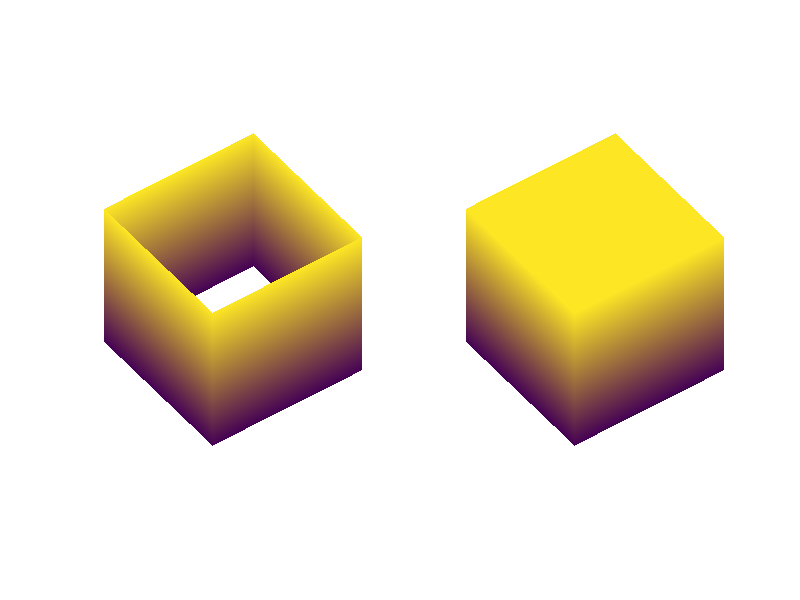

This figure's MATLAB source:
% Listing 11-7 - Simple solid cube
clear
clc
close all

 xx = [-1 -1  1  1 -1   % A-B-C-D-A
       -1 -1  1  1 -1]  % D-E-F-G-D 
 yy = [ 1 -1 -1  1  1   % A-B-C-D-A
        1 -1 -1  1  1]  % D-E-F-G-D
 zz = [ 1  1  1  1  1   % A-B-C-D-A
       -1 -1 -1 -1 -1]  % D-E-F-G-D 
 subplot(1, 2, 1)  
 surf(xx, yy, zz)
 axis equal
 shading interp
 view(-36, 44)
 axis off

 xx = [ 0  0  0  0  0  % P-P-P-P-P
       -1 -1  1  1 -1  % A-B-C-D-A
       -1 -1  1  1 -1  % D-E-F-G-D
        0  0  0  0  0] % Q-Q-Q-Q-Q
 yy = [ 0  0  0  0  0  % P-P-P-P-P
        1 -1 -1  1  1  % A-B-C-D-A
        1 -1 -1  1  1  % D-E-F-G-D
        0  0  0  0  0] % Q-Q-Q-Q-Q
 zz = [ 1  1  1  1  1  % P-P-P-P-P
        1  1  1  1  1  % A-B-C-D-A
       -1 -1 -1 -1 -1  % D-E-F-G-D
       -1 -1 -1 -1 -1] % Q-Q-Q-Q-Q
 subplot(1, 2, 2)  
 surf(xx, yy, zz)
 axis equal
 shading interp
 view(-36, 44)
 axis off
